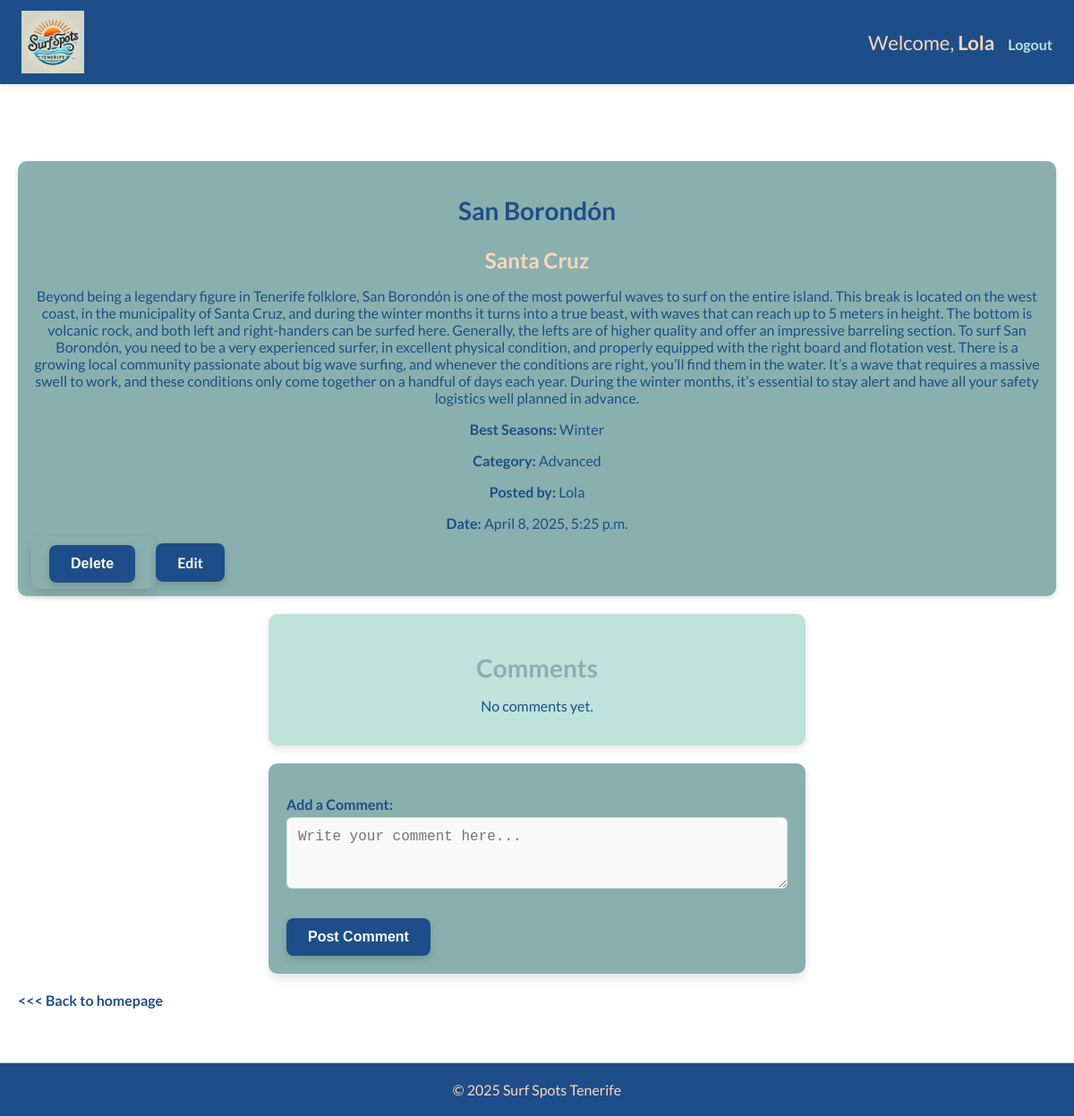
/surf_spots/detail/21/ (signed in), run on an earlier commit of the app's database.
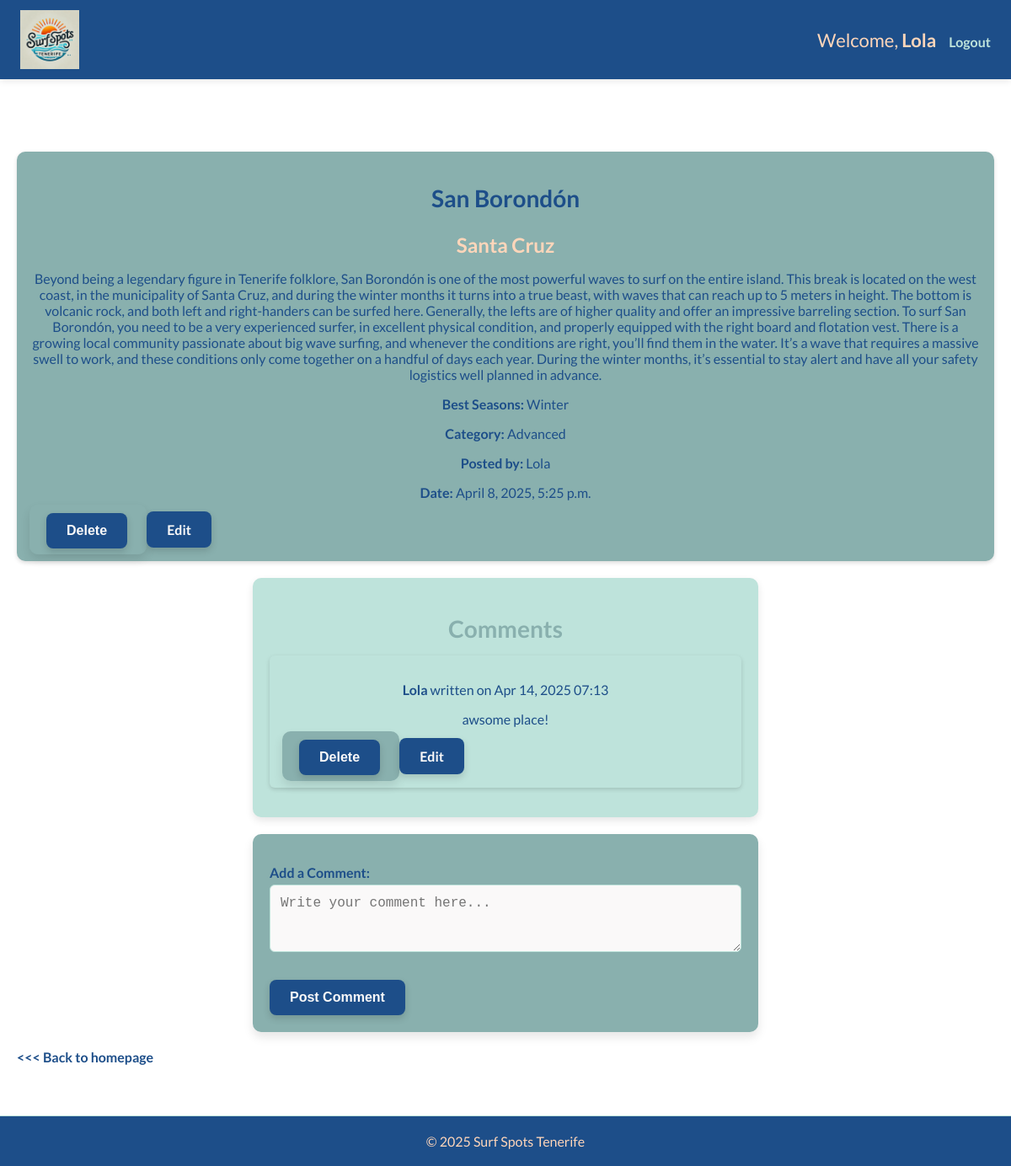
And on a later commit of the database.
### users_account/models.py (models this page shows, shortened)
class NovaUser(AbstractUser):
    pass

class SurfSpot(models.Model):
    CATEGORY_CHOICES = [
        ("Beginner", "Beginner"),
        ("Advanced", "Advanced"),
        ("For Everyone", "For Everyone"),
    ]
    title = models.CharField(max_length=50)
    location = models.CharField(max_length=50)
    description = models.TextField()
    best_seasons = models.CharField(max_length=300, blank=True, null=True)
    category = models.CharField(max_length=20, choices=CATEGORY_CHOICES, default="For Everyone") # New category field
    user = models.ForeignKey(settings.AUTH_USER_MODEL, on_delete=models.CASCADE)
    created_at = models.DateTimeField(auto_now_add=True)

class Comment(models.Model):
    surf_spot = models.ForeignKey(SurfSpot, on_delete=models.CASCADE, related_name="comments")#a foreign key to the Surf Spot linking to each comment.
    user = models.ForeignKey(settings.AUTH_USER_MODEL, on_delete=models.CASCADE)
    content = models.TextField() #content of the comment
    created_at = models.DateTimeField(auto_now_add=True) # timestamp when was the comment created

### users_account/views.py (the view)
# urls.py: path('surf_spots/detail/<int:spot_id>/', views.surf_spot_detail, name='surf_spot_detail'),
@login_required
def surf_spot_detail(request, spot_id):
    form = CommentForm()
    surf_spot = get_object_or_404(SurfSpot, id=spot_id)
    return render(request, 'users_account/surf_spot_detail.html', {'surf_spot': surf_spot, 'comment_form': form})

### users_account/forms.py
class CommentForm (forms.ModelForm):
    class Meta:
        model = Comment
        fields = ['content'] # Only include the content field for user input
        widgets = {
            'content': forms.Textarea(attrs={
                'class': 'form-control',
                'placeholder': 'Write your comment here...',
                'rows': 3,
            })
        }
        labels = {
            'content': 'Add a Comment',
        }

### users_account/templates/users_account/surf_spot_detail.html (shortened to what this page needs)
{% extends 'base.html' %}
{% block content %}
<div class="main-content">
    <div class="surf-spot">
        <h2 class="spot-title">{{ surf_spot.title }}</h2>
        <h3><strong> {{ surf_spot.location }} </strong></h3>
        <p>{{ surf_spot.description }}</p>
        <p><strong>Best Seasons:</strong> {{ surf_spot.best_seasons }}</p>
        <p><strong>Category:</strong> {{ surf_spot.category }}</p>
        <p><strong>Posted by:</strong> {{ surf_spot.user.username }}</p>
        <p><strong>Date:</strong> {{ surf_spot.created_at }}</p>
        {% if request.user.is_superuser or surf_spot.user == request.user %}
        <form method="POST" action="{% url 'delete_post' surf_spot.id %}" style="display:inline;">
            <button type="submit" class="btn-primary"
                onclick="return confirm('Are you sure you want to delete this surf spot?');">Delete</button>
        </form>
        <a href="{% url 'edit_post' surf_spot.id %}" class="edit-btn">Edit</a>
        {% endif %}
    </div>
    <div class="comments-section">
        <h2>Comments</h2>
        {% if surf_spot.comments.exists %}
        {% for comment in surf_spot.comments.all %}
        <div class="comment">
            <p><strong>{{ comment.user.username }}</strong> written on {{ comment.created_at|date:"M d, Y H:i" }}
            </p>
            <p>{{ comment.content }}</p>
            {% if request.user.is_superuser or comment.user == request.user %}
            <form method="POST" action="{% url 'delete_comment' comment.id %}" style="display:inline;">
                <button type="submit" class="btn-primary">Delete</button>
            </form>
            <a href="{% url 'edit_comment' comment.id %}" class="edit-btn">Edit</a>
            {% endif %}
        </div>
        {% endfor %}
        {% else %}
        <p>No comments yet.</p>
        {% endif %}
    </div>
    {% if request.user.is_authenticated %}
    <div class="comment-form">
        <form method="POST" action="{% url 'add_comment' surf_spot.id %}">
            {{ comment_form.as_p }}
            <button type="submit" class="btn-primary">Post Comment</button>
        </form>
    </div>
    <a href="{% url 'home' %}" class="link">
        <<< Back to homepage</a>
            {% else %}
            <p>You must <a href="{% url 'login' %}">Log in</a> to post a comment.</p>
            {% endif %}
</div>
{% endblock %}

### templates/base.html (shortened to what this page needs)
{% load static %}
<!DOCTYPE html>
<html lang="en">
<head>
    <link rel="stylesheet" href="{% static 'css/styles.css' %}">
</head>
<body>
    <nav class="navbar">
        <div class="nav-container">
            <div class="logo">
                <img src="{% static 'images/logo.png' %}" alt="Surf Spots Logo" class="logo-img">
            </div>
            <ul class="nav-links">
                {% if request.user.is_authenticated %}
                <li>Welcome, <strong>{{ request.user.username }}</strong></li>
                <li><a href="{% url 'logout' %}" class="nav-link">Logout</a></li>
                {% else %}
                    {% if request.path == '/login/' %}
                        <li><a href="{% url 'login' %}" class="nav-link">Login</a></li>
                    {% endif %}
                {% endif %}
            </ul>
        </div>
    </nav>
    <main>
        {% block content %}{% endblock %}
    </main>
    <footer>
        <p>&copy; 2025 Surf Spots Tenerife</p>
    </footer>
</body>
</html>

### static/css/styles.css (style rules this page uses)
:root { --light-orange: #FFD6BA; --light-green: #BEE3DB; --mint-green: #89B0AE; --dark: #1D4E89; --light: #FAF9F9; }
*, *::before, *::after { box-sizing: inherit; }
body, html { margin: 0; padding: 0; box-sizing: border-box; font-family: 'Lato', sans-serif; overflow-x: hidden; scroll-behavior: smooth; }
.navbar { background-color: var(--dark); padding: 12px 24px; position: fixed; top: 0; left: 0; width: 100%; z-index: 1000; box-shadow: 0 2px 8px rgba(0, 0, 0, 0.1); color: var(--light); }
.nav-container { display: flex; justify-content: space-between; align-items: center; flex-wrap: wrap; max-width: 1200px; margin: 0 auto; }
.nav-links { list-style: none; display: flex; flex-wrap: wrap; align-items: center; gap: 15px; }
.nav-links li { color: var(--light-orange); }
.nav-links a { text-decoration: none; color: var(--light-green); font-weight: bold; font-size: 16px; transition: color 0.3s ease; }
.logo { display: flex; align-items: center; gap: 12px; color: var(--light-orange); font-weight: bold; text-decoration: none; font-size: 22px; }
.logo-img { height: 70px; width: auto; }
h1, h2, h3, p { margin-bottom: 15px; text-align: center; color: var(--dark); }
h2 { font-size: clamp(20px, 4vw, 28px); color: var(--mint-green); }
h3 { font-size: clamp(18px, 3vw, 24px); color: var(--light-orange); }
p, li, .nav-links a { font-size: clamp(18px, 2.5vw, 22px); }
p, form label, form input, form textarea, form select, .nav-links a, .comment, .surf-spot, button { font-size: clamp(14px, 2.5vw, 16px); }
button, .btn-primary, .delete-btn, .edit-btn, .post-comment-btn { background-color: var(--dark); color: var(--light); border: none; padding: 12px 24px; border-radius: 8px; font-size: 16px; font-weight: bold; cursor: pointer; text-decoration: none; box-shadow: 0 4px 8px rgba(0, 0, 0, 0.15); transition: all 0.3s ease-in-out; }
a { cursor: pointer; color: var(--dark); text-decoration: none; transition: transform 0.2s ease, color 0.2s ease; font-weight: 700; }
main { padding-top: 80px; }
.main-content { padding: 20px; padding-top: 100px; margin: 0 auto; max-width: 1200px; }
.spot-title { color: var(--dark); }
form { background: var(--mint-green); padding: 20px; border-radius: 10px; box-shadow: 0 6px 12px rgba(0, 0, 0, 0.1); margin: 20px auto; width: 100%; max-width: 600px; color: var(--dark); }
form label { display: flex; font-weight: bold; margin-bottom: 5px; margin-top: 0; }
form input, form textarea, form select { width: 100%; padding: 12px; margin-bottom: 15px; border: 1px solid var(--light-green); border-radius: 6px; font-size: 16px; background-color: var(--light); }
.surf-spot { background: var(--mint-green); padding: 15px; border-radius: 10px; margin-bottom: 20px; box-shadow: 0 2px 5px rgba(0, 0, 0, 0.15); color: white; }
.comments-section { background-color: var(--light-green); padding: 20px; border-radius: 10px; box-shadow: 0 4px 10px rgb(0, 0, 0, 0.1); max-width: 600px; margin: 20px auto; }
.comment { padding: 15px; margin-bottom: 15px; background-color: var(--light-green); border-radius: 6px; color: var(--dark); box-shadow: 0 2px 5px rgba(0, 0, 0, 0.15); }
footer { background-color: var(--dark); color: var(--light-orange); padding: 20px; text-align: center; font-size: 16px; margin-top: 40px; border-top: 1px solid var(--light-green); position: relative; z-index: 10; }
footer p { margin: 0; color: var(--light-orange); text-align: center; }

What changed in the data, as far as the page shows it:
added Comment: user.username "Lola", created_at "Apr 14, 2025 07:13", content "awsome place!", shows "Delete"
Also different on the page:
text no longer shown: "No comments yet."
